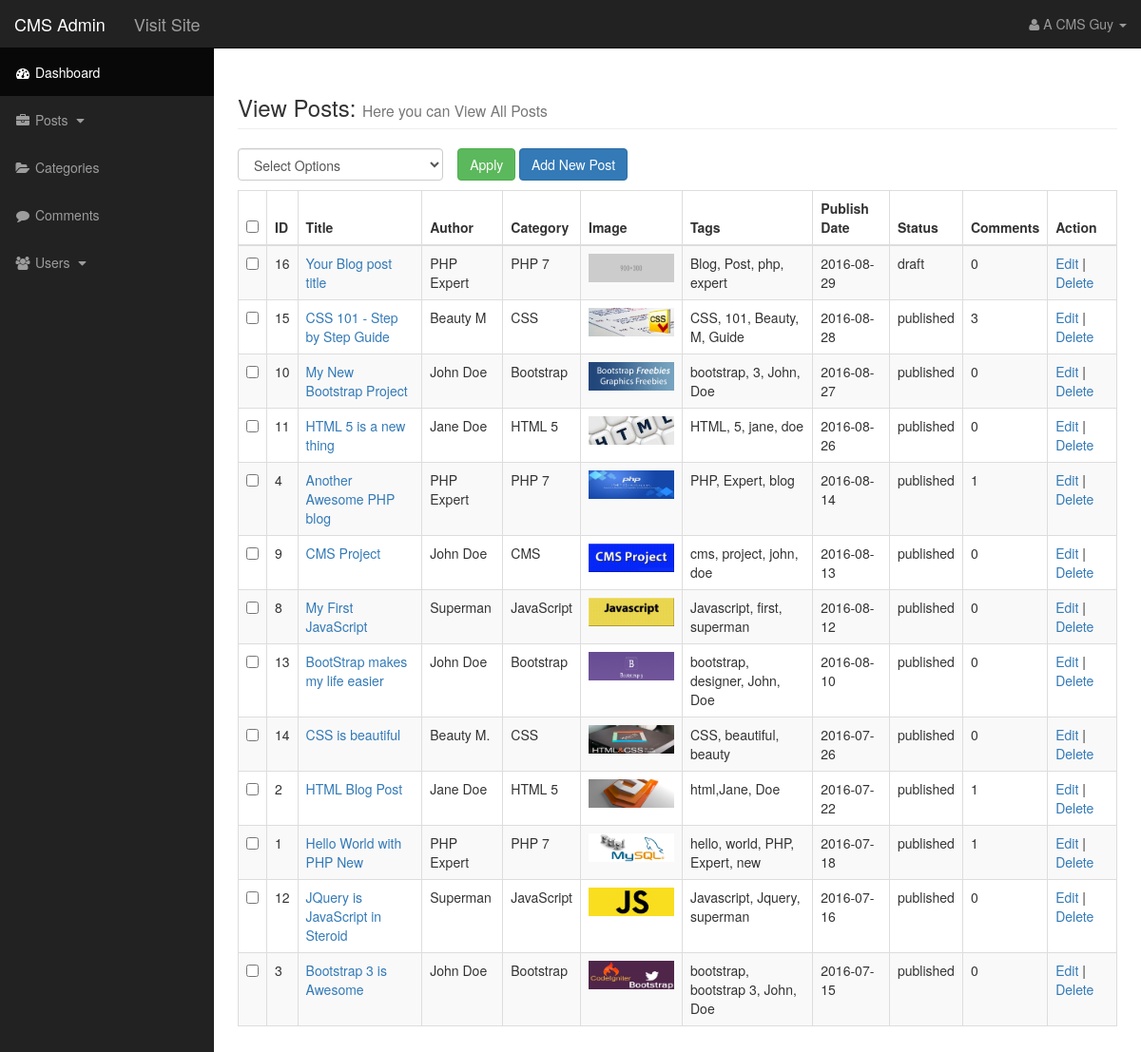
Screenshot of /admin/posts.php (signed in) with the database file from the repository.
### tables this page shows
CREATE TABLE `posts` (
  `post_id` int(3) NOT NULL,
  `post_category_id` int(3) NOT NULL,
  `post_title` varchar(255) NOT NULL,
  `post_author` varchar(255) NOT NULL,
  `post_date` date NOT NULL,
  `post_image` varchar(255) NOT NULL,
  `post_content` text NOT NULL,
  `post_tags` text NOT NULL,
  `post_status` varchar(255) NOT NULL,
  `post_comment_count` int(11) NOT NULL
);

### admin/functions.php (the view, shortened to what this page needs)
<?php
    function categoryName($cat_id){
        global $connection;
        $query = "SELECT * FROM categories WHERE cat_id = $cat_id ";
        $category_name = mysqli_query($connection,$query);
        while($row = mysqli_fetch_assoc($category_name)){
        $cat_title = $row['cat_title'];
        return $cat_title;
        }
    }
    function queryAllPosts(){
        global $connection;
        $query = "SELECT * FROM posts";
        $select_all_posts = mysqli_query($connection,$query);
        while($row = mysqli_fetch_assoc($select_all_posts)){
            $post_id = $row['post_id'];
            $post_category_id = $row['post_category_id'];
            $post_title = $row['post_title'];
            $post_author = $row['post_author'];
            $post_date = $row['post_date'];
            $post_image = $row['post_image'];
            $post_content = $row['post_content'];
            $post_content = mb_substr($post_content, 0, 25);
            $post_tags = $row['post_tags'];
            $post_status = $row['post_status'];
            $post_comment_count = $row['post_comment_count'];
            $post_category_name = categoryName($post_category_id);
            $rows[] = compact('post_id','post_status','post_title','post_content','post_category_id','post_author','post_tags','post_image','post_date','post_comment_count','post_category_name');
        }
            return $rows;
     }
    function viewPosts(){
         $new_array = queryAllPosts();
        if (empty($new_array)) {
            echo "<div class='alert alert-danger'>";
            echo "<a href='#' class='close' data-dismiss='alert' aria-label='close'>&times;</a>";
            echo "No Posts Found. Try adding some posts first !!";
            echo "</div>";
        }
        else{
            $new_array = arraySort($new_array, 'post_date', SORT_DESC);
            foreach ($new_array as $key => $value) {
                echo "<tr>";
                echo "<td class='hide-m'> <input class='checkBoxes' type='checkbox' name='checkBoxArray[]' value='{$value['post_id']}'> </td>";
                echo "<td class='hide-m'>{$value['post_id']}</td>";
                echo "<td><a href='../post.php?p_id={$value['post_id']}' target='_blank'>{$value['post_title']}</a></td>";
                echo "<td>{$value['post_author']}</td>";
                echo "<td class='hide-m'>{$value['post_category_name']}</td>";
                echo "<td class='hide-m'><img src='../images/{$value['post_image']}' width='90em'></td>";
                echo "<td class='hide-m'>{$value['post_tags']}</td>";
                echo "<td class='hide-m'>{$value['post_date']}</td>";
                echo "<td>{$value['post_status']}</td>";
                echo "<td class='hide-m'>{$value['post_comment_count']}</td>";
                echo "<td><a href='posts.php?source=edit_post&post_id={$value['post_id']}'> Edit</a> | ";
                echo "<a href='posts.php?delete={$value['post_id']}'> Delete </a></td>";
                echo "</tr>";
            }
        }
    }
    function diffCrudInPosts (){
        if (isset($_GET['source'])) {
            $source = $_GET['source'];
        }
        else{
            $source = "";
        }
        switch ($source) {
            default:
                include "includes/view_all_posts.php";
                break;
        }
    }
    function arraySort($array, $on, $order=SORT_ASC){
        $new_array = array();
        $sortable_array = array();
        if (count($array) > 0) {
            foreach ($array as $k => $v) {
                if (is_array($v)) {
                    foreach ($v as $k2 => $v2) {
                        if ($k2 == $on) {
                            $sortable_array[$k] = $v2;
                        }
                    }
                } else {
                $sortable_array[$k] = $v;
                }
            }
            switch ($order) {
                case SORT_DESC:
                    arsort($sortable_array);
                break;
            }
            foreach ($sortable_array as $k => $v) {
                $new_array[$k] = $array[$k];
            }
        }
        return $new_array;
    }
?>

### admin/css/sb-admin.css (style rules this page uses)
body { margin-top: 100px; background-color: #222; }
@media (min-width:768px) { body { margin-top: 50px; } }

### rows the page displays
posts: post_id "16", post_title "Your Blog post title", post_author "PHP Expert", post_category_name "PHP 7", post_image (picture), post_tags "Blog, Post, php, expert", post_date "2016-08-29", post_status "draft", post_comment_count "0"
posts: post_id "15", post_title "CSS 101 - Step by Step Guide", post_author "Beauty M", post_category_name "CSS", post_image (picture), post_tags "CSS, 101, Beauty, M, Guide", post_date "2016-08-28", post_status "published", post_comment_count "3"
posts: post_id "10", post_title "My New Bootstrap Project", post_author "John Doe", post_category_name "Bootstrap", post_image (picture), post_tags "bootstrap, 3, John, Doe", post_date "2016-08-27", post_status "published", post_comment_count "0"
posts: post_id "11", post_title "HTML 5 is a new thing", post_author "Jane Doe", post_category_name "HTML 5", post_image (picture), post_tags "HTML, 5, jane, doe", post_date "2016-08-26", post_status "published", post_comment_count "0"
posts: post_id "4", post_title "Another Awesome PHP blog", post_author "PHP Expert", post_category_name "PHP 7", post_image (picture), post_tags "PHP, Expert, blog", post_date "2016-08-14", post_status "published", post_comment_count "1"
posts: post_id "9", post_title "CMS Project", post_author "John Doe", post_category_name "CMS", post_image (picture), post_tags "cms, project, john, doe", post_date "2016-08-13", post_status "published", post_comment_count "0"
posts: post_id "8", post_title "My First JavaScript", post_author "Superman", post_category_name "JavaScript", post_image (picture), post_tags "Javascript, first, superman", post_date "2016-08-12", post_status "published", post_comment_count "0"
posts: post_id "13", post_title "BootStrap makes my life easier", post_author "John Doe", post_category_name "Bootstrap", post_image (picture), post_tags "bootstrap, designer, John, Doe", post_date "2016-08-10", post_status "published", post_comment_count "0"
posts: post_id "14", post_title "CSS is beautiful", post_author "Beauty M.", post_category_name "CSS", post_image (picture), post_tags "CSS, beautiful, beauty", post_date "2016-07-26", post_status "published", post_comment_count "0"
posts: post_id "2", post_title "HTML Blog Post", post_author "Jane Doe", post_category_name "HTML 5", post_image (picture), post_tags "html,Jane, Doe", post_date "2016-07-22", post_status "published", post_comment_count "1"
posts: post_id "1", post_title "Hello World with PHP New", post_author "PHP Expert", post_category_name "PHP 7", post_image (picture), post_tags "hello, world, PHP, Expert, new", post_date "2016-07-18", post_status "published", post_comment_count "1"
posts: post_id "12", post_title "JQuery is JavaScript in Steroid", post_author "Superman", post_category_name "JavaScript", post_image (picture), post_tags "Javascript, Jquery, superman", post_date "2016-07-16", post_status "published", post_comment_count "0"
posts: post_id "3", post_title "Bootstrap 3 is Awesome", post_author "John Doe", post_category_name "Bootstrap", post_image (picture), post_tags "bootstrap, bootstrap 3, John, Doe", post_date "2016-07-15", post_status "published", post_comment_count "0"

### other values shown
$_SESSION['user_firstname'] "A CMS"
$_SESSION['user_lastname'] "Guy"
